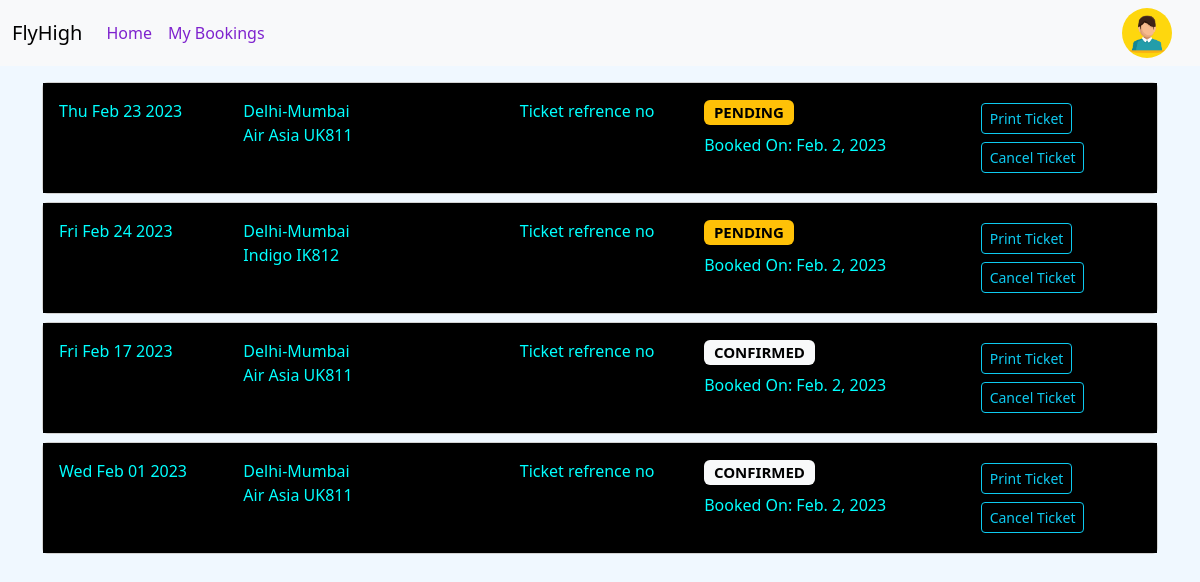
/mybooking/ (signed in), run on an earlier commit of the app's database.
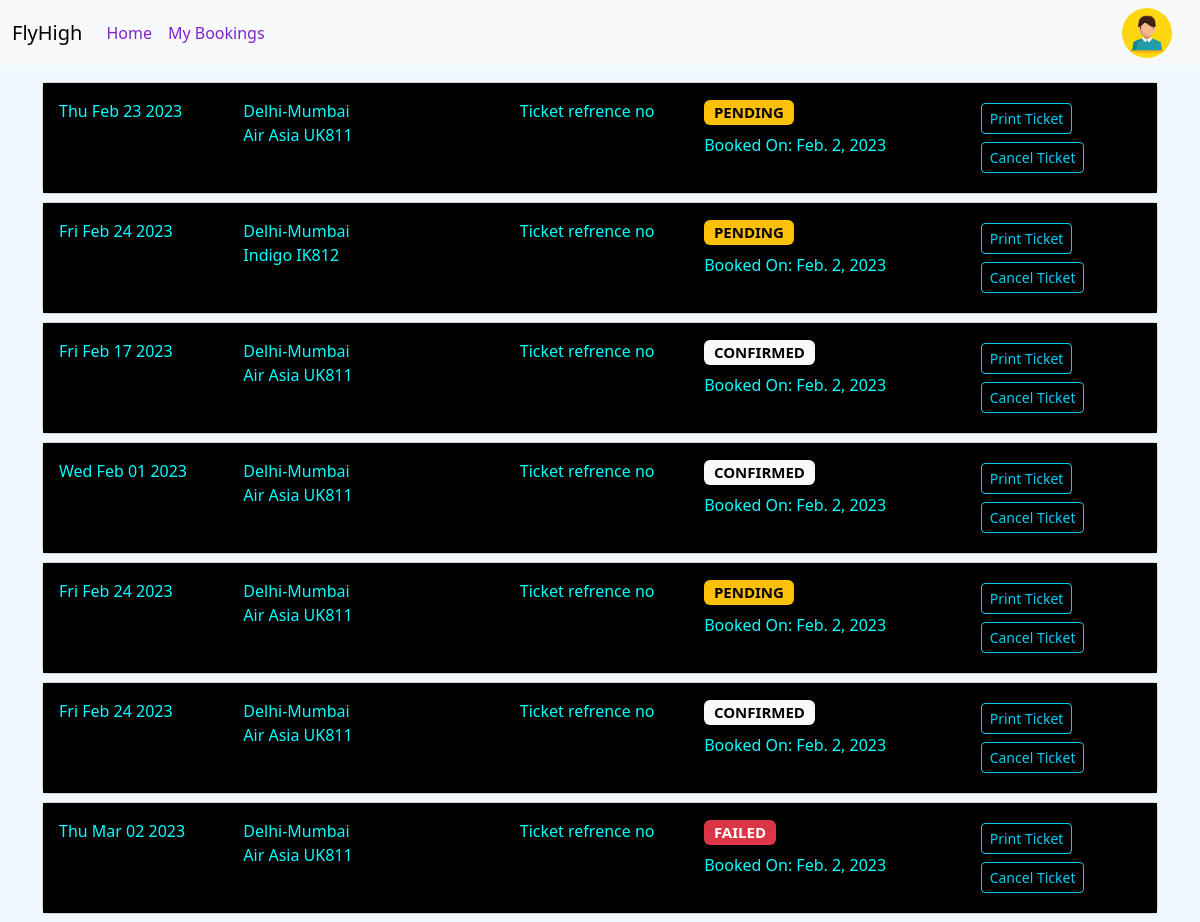
And on a later commit of the database.
### flyhigh/models.py (models this page shows, shortened)
class Userdetails(models.Model):
    sno=models.AutoField(primary_key=True)
    user=models.CharField(max_length=100)
    bookinginfo=models.ForeignKey(Booking,on_delete=models.CASCADE)

class Booking(models.Model):
    sno=models.AutoField(primary_key=True)
    passengar_details=models.CharField(max_length=500,default='')
    flight_info=models.ForeignKey(Flight,on_delete=models.CASCADE)
    country_code=models.CharField(max_length=10)
    mob_no=models.CharField(max_length=10)
    email=models.CharField(max_length=20)
    amount=models.IntegerField()
    date=models.DateTimeField(auto_now_add=True)
    flight_d_date=models.CharField(max_length=30)
    flight_a_date=models.CharField(max_length=30)
    return_flight_d_date=models.CharField(max_length=50,default='')
    return_flight_a_date=models.CharField(max_length=50,default='')
    status=models.CharField(max_length=10,default='')
    bookingdate=models.DateField(auto_now_add=True)

class Flight(models.Model):
    sno=models.AutoField(primary_key=True)
    plane_name=models.CharField(max_length=20)
    plane_code = models.CharField(max_length=10)
    origin=models.CharField(max_length=20)
    origin_airport = models.CharField(max_length=64)
    origin_code=models.CharField(max_length=10)
    destination=models.CharField(max_length=20)
    destination_code=models.CharField(max_length=10)
    destination_airport = models.CharField(max_length=64)
    depart_time=models.TimeField(blank=True)
    arrival_time=models.TimeField(blank=True)
    flight_duration=models.CharField(max_length=20,default='')
    economy_fare = models.FloatField(null=True)
    business_fare = models.FloatField(null=True)
    first_fare = models.FloatField(null=True)

### flyhigh/views.py (the view)
# urls.py: path('mybooking/', views.mybooking, name='mybooking'),
def mybooking(request):
    val=(request.user)
    if str(val)!="AnonymousUser":
       myuser=Userdetails.objects.filter(user=request.user)
       params={'flight':myuser}
       return render(request,"mybookings.html",params)
    else:
        return render(request,'login.html')

### templates/mybookings.html (shortened to what this page needs)
{% extends 'base.html' %}
{% block body %}
<div class="container mt-3">
    {% for item in flight  %}
    <div class="card my-2">
        <div class="card-body" style="background-color: black; color: aqua;">
            <div class="row">
                <div class="col-2">
                    {{item.bookinginfo.flight_d_date}}
                </div>
                <div class="col-3">
                    {{item.bookinginfo.flight_info.origin}}-{{item.bookinginfo.flight_info.destination}}
                    <p>{{item.bookinginfo.flight_info.plane_name}} {{item.bookinginfo.flight_info.plane_code}} </p>
                </div>
                <div class="col">Ticket refrence no</div>
                <div class="col-3 ">
                    {% if  item.bookinginfo.status  == 'True' %}
                    <h5><span class="badge text-bg-light">CONFIRMED</span></h5>
                    {% elif item.bookinginfo.status  == 'False'  %}
                    <h5><span class="badge text-bg-danger">FAILED</span></h5>
                    {% else %}
                    <h5><span class="badge text-bg-warning">PENDING</span></h5>
                    {% endif %}
                    <p>Booked On: {{item.bookinginfo.bookingdate}} </p>
                </div>
                <div class="col">
                    <button class="btn btn-outline-info btn-sm my-1" type="submit">Print Ticket</button>
                    <button class="btn btn-outline-info btn-sm my-1" type="submit">Cancel Ticket</button>
                </div>
            </div>
        </div>
    </div>
    {% endfor %}
</div>
{% endblock body %}

### templates/base.html (shortened to what this page needs)
<!doctype html>
<html lang="en">
<head>
  <link href="https://cdn.jsdelivr.net/npm/bootstrap@5.3.0-alpha1/dist/css/bootstrap.min.css" rel="stylesheet"
>
  <link rel="stylesheet" href="https://use.fontawesome.com/releases/v5.15.1/css/all.css"
 />
</head>
<body>
  <nav class="navbar navbar-expand-lg bg-body-tertiary">
    <div class="container-fluid">
      <a class="navbar-brand" href="/">FlyHigh</a>
      <div class="collapse navbar-collapse" id="navbarSupportedContent">
        <ul class="navbar-nav me-auto mb-2 mb-lg-0">
          <li class="nav-item">
            <a class="nav-link active " style="color: #7e22ce;" aria-current="page" href="/">Home</a>
          </li>
          <li class="nav-item">
            <a style="color: #7e22ce;" class="nav-link" href="/mybooking/">My Bookings</a>
          </li>
        </ul>
        {% if not user.is_authenticated %}
        <!-- <button type="button" class="btn btn-primary mx-1 my-1" data-bs-toggle="modal" data-bs-target="#login">
          Login
        </button> -->
        <a style="background-color: #7e22ce; border: none;" href="/login/" type="button"
          class="btn btn-primary mx-1 my-1">Login</a>
        <!-- <button type="button" class="btn btn-primary mx-1 my-1" data-bs-toggle="modal" data-bs-target="#signup">
          SignUp
        </button> -->
        <a style="background-color: #7e22ce; border: none;" href="/signup/" type="button"
          class="btn btn-primary mx-1 my-1">SignUp</a>
        {% else %}
        <div class="dropdown show">
          <a href="#" role="button" id="dropdownMenuLink" data-bs-toggle="dropdown" aria-haspopup="true"
            aria-expanded="false">
            <img class="rounded-circle shadow-1-strong me-3" src="/media/60111.jpg" alt="avatar" width="50"
              height="50" />
          </a>
        </div>
        {% endif %}
      </div>
    </div>
  </nav>
  {% block body %}{% endblock body %}
</body>
</html>

### templates/mybookings.html (style rules this page uses)
body { background-color: aliceblue; }

What changed in the data, as far as the page shows it:
added Userdetails: bookinginfo.flight_d_date "Fri Feb 24 2023", bookinginfo.flight_info.origin "Delhi", bookinginfo.flight_info.destination "Mumbai", bookinginfo.flight_info.plane_name "Air Asia", bookinginfo.flight_info.plane_code "UK811", shows "PENDING", bookinginfo.bookingdate "Feb. 2, 2023"
added Userdetails: bookinginfo.flight_d_date "Fri Feb 24 2023", bookinginfo.flight_info.origin "Delhi", bookinginfo.flight_info.destination "Mumbai", bookinginfo.flight_info.plane_name "Air Asia", bookinginfo.flight_info.plane_code "UK811", shows "CONFIRMED", bookinginfo.bookingdate "Feb. 2, 2023"
added Userdetails: bookinginfo.flight_d_date "Thu Mar 02 2023", bookinginfo.flight_info.origin "Delhi", bookinginfo.flight_info.destination "Mumbai", bookinginfo.flight_info.plane_name "Air Asia", bookinginfo.flight_info.plane_code "UK811", shows "FAILED", bookinginfo.bookingdate "Feb. 2, 2023"
